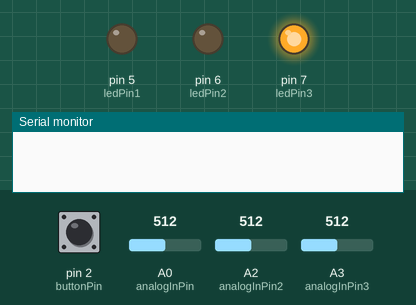
A sketch run on a simulated Arduino Uno, built with avr-gcc and run on an emulated ATmega328P. On the bench: output pins drawn as LEDs (lit = HIGH), the last lines printed to the serial monitor. The inputs (shaded band) are chosen by the test bench; at power-on: pin 2 (buttonPin) LOW, A0 (analogInPin) = 512, A2 (analogInPin2) = 512, A3 (analogInPin3) = 512.

Above: at 0.45 s.
At 0.95 s:
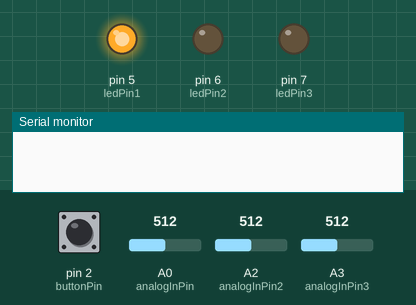
1.3 s: pin 2 (buttonPin) pulled HIGH for 0.15 s
At 7.6 s:
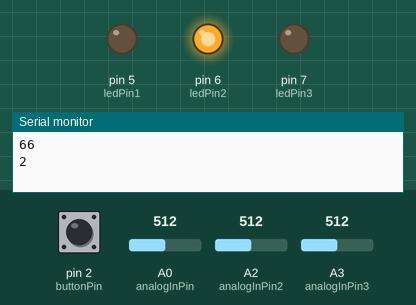
Timing chart, 0 to 10.3 s (numbered marks = the images above; inputs shaded):
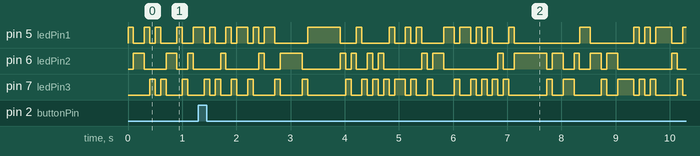

The sketch:

random.ino
```cpp
// constants won't change. They're used here to set pin numbers:
const int buttonPin = 2;     // the number of the pushbutton pin (optional)
const int ledPin1 =  5;      // the number of the LED pins
const int ledPin2 =  6;
const int ledPin3 =  7;
const int analogInPin = A0;  //the photoresistor
const int analogInPin2 = A2;    //the sound sensor
const int analogInPin3 = A3;    //the free cable
int sensorValue = 0;        // value read from the first sensor
int sensorValue2 = 0;        // value read from the second sensor
int sensorValue3 = 0;        // value read from the third sensor
// variables will change:
int buttonState = 0;         // variable for reading the pushbutton status
unsigned int temp;
unsigned int time;


//the random xorshift* function
uint32_t xorshift1024star(int s) {
  uint32_t x = s;  /* The state must be seeded with a nonzero value. */
  x ^= x >> 12; // a
  x ^= x << 25; // b
  x ^= x >> 27; // c
  s = x;
  return x * 0x2545F4914F6CDD1D;
}

void setup() {
  Serial.begin(9600);
  // initialize the LED pin as an output:
  pinMode(ledPin1, OUTPUT);
  pinMode(ledPin2, OUTPUT);
  pinMode(ledPin3, OUTPUT);
  // initialize the pushbutton pin as an input:
  pinMode(buttonPin, INPUT);
}

void loop() {
  // read the state of the pushbutton value:
  buttonState = digitalRead(buttonPin);
  // read the analog in value:
  sensorValue = analogRead(analogInPin);
  sensorValue2 = analogRead(analogInPin2);
  sensorValue3 = analogRead(analogInPin3);
  // read the time in microseconds since the program started
  time = micros();

  //initialize the LED array
   digitalWrite(ledPin1,LOW);
   digitalWrite(ledPin2,LOW);
   digitalWrite(ledPin3,LOW);

   //the xor of all the values we want to seed
   int s=sensorValue^sensorValue3^time^sensorValue2;
   //useing the function
   temp = xorshift1024star(s);

   //prints a random value whenever the button is pushed and also includes range set of the random numberse from 0-99
   if(buttonState==HIGH){
   Serial.print(temp%100);
  //Serial.print(sensorValue2);
      Serial.print("\n");
   }

   //the randomization of the LED array blinking
   if(temp % 3 == 0){
    digitalWrite(ledPin1,HIGH);
   }else if(temp % 3 == 1){
    digitalWrite(ledPin2,HIGH);
   }else {
    digitalWrite(ledPin3,HIGH);
   }

  delay(100);

}
```
